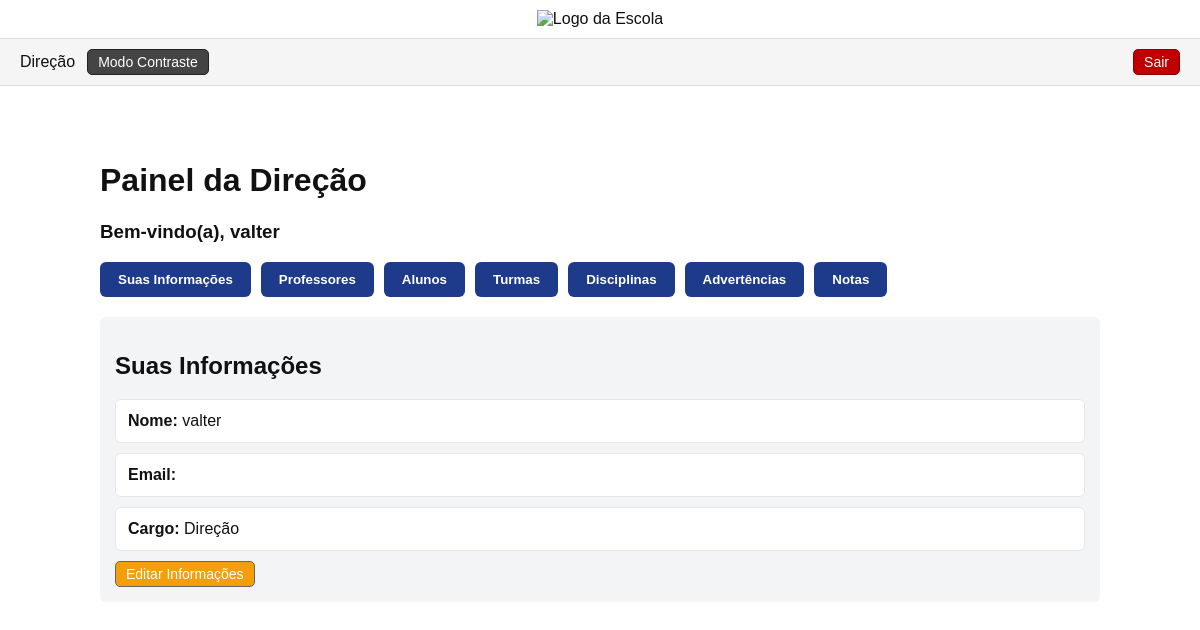
The page /usuarios/direcao/ (signed in) on the database as committed earlier.
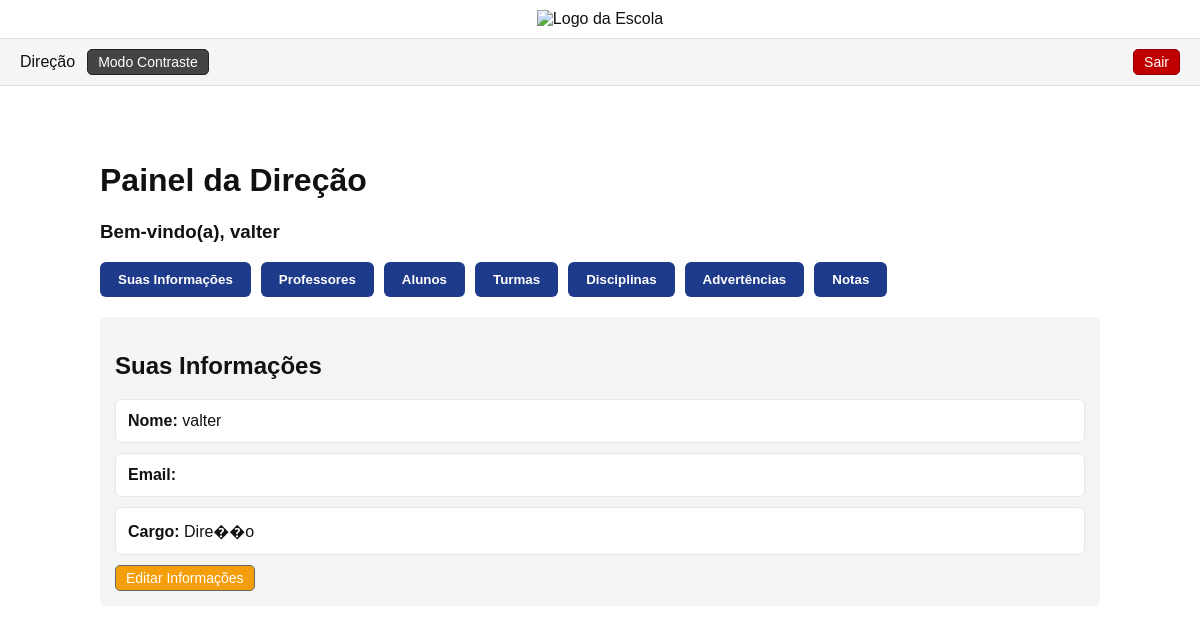
The same page on the database as committed later.
### usuarios/models.py (models this page shows, shortened)
class Diretor(models.Model):
    user = models.OneToOneField(User, on_delete=models.CASCADE)
    nome = models.CharField(max_length=100)
    email = models.EmailField()
    cpf = models.CharField(max_length=14, blank=True, null=True)
    telefone = models.CharField(max_length=20, blank=True, null=True)
    cargo = models.CharField(max_length=50, default="Direção")
    observacoes = models.TextField(blank=True, null=True)

### usuarios/decorators.py (the view, shortened to what this page needs)
        def wrapper(request, *args, **kwargs):
            if not request.user.is_authenticated:
                return redirect("login")
            grupos_user = set(request.user.groups.values_list("name", flat=True))
            if "Direcao" in grupos_user:
                return view_func(request, *args, **kwargs)

### usuarios/context_processors.py (called while the page is built)
def grupos_do_usuario(request):
    if request.user.is_authenticated:
        grupos = request.user.groups.values_list('name', flat=True)
    else:
        grupos = []
    return {
        'is_secretaria': 'Secretaria' in grupos,
        'is_professor': 'Professor' in grupos,
        'is_aluno': 'Aluno' in grupos,
        'is_coordenacao': 'Coordenacao' in grupos,
        'is_direcao': 'Direcao' in grupos,
    }

### usuarios/views.py (called while the page is built)
def obter_diretor_por_user(user):
    if not user or not user.is_authenticated:
        return None
    return Diretor.objects.filter(user=user).first()

### usuarios/templates/direcao.html (shortened to what this page needs)
{% extends "base.html" %}
{% load static %}
{% block content %}
<div class="painel-container">
    <h1>Painel da Direção</h1>
    <h3>Bem-vindo(a), {{ diretor.nome }}</h3>
    <div class="painel-buttons">
        <button onclick="mostrar('sec-info')">Suas Informações</button>
        <button onclick="mostrar('sec-professores')">Professores</button>
        <button onclick="mostrar('sec-alunos')">Alunos</button>
        <button onclick="mostrar('sec-turmas')">Turmas</button>
        <button onclick="mostrar('sec-disciplinas')">Disciplinas</button>
        <button onclick="mostrar('sec-advertencias')">Advertências</button>
        <button onclick="mostrar('sec-notas')">Notas</button>
    </div>
    <div id="sec-info" class="section active">
        <h2>Suas Informações</h2>
        <div class="info-card"><strong>Nome:</strong> {{ diretor.nome }}</div>
        <div class="info-card"><strong>Email:</strong> {{ diretor.email }}</div>
        {% if diretor.cargo %}
            <div class="info-card"><strong>Cargo:</strong> {{ diretor.cargo }}</div>
        {% endif %}
        <a class="btn btn-edit" href="{% url 'usuarios:editar_diretor' %}">
            Editar Informações
        </a>
    </div>
</div>
{% endblock %}

Rows that differ between the two databases and show on the page:
changed Diretor "valter": cargo "Direção" → "Dire��o"
